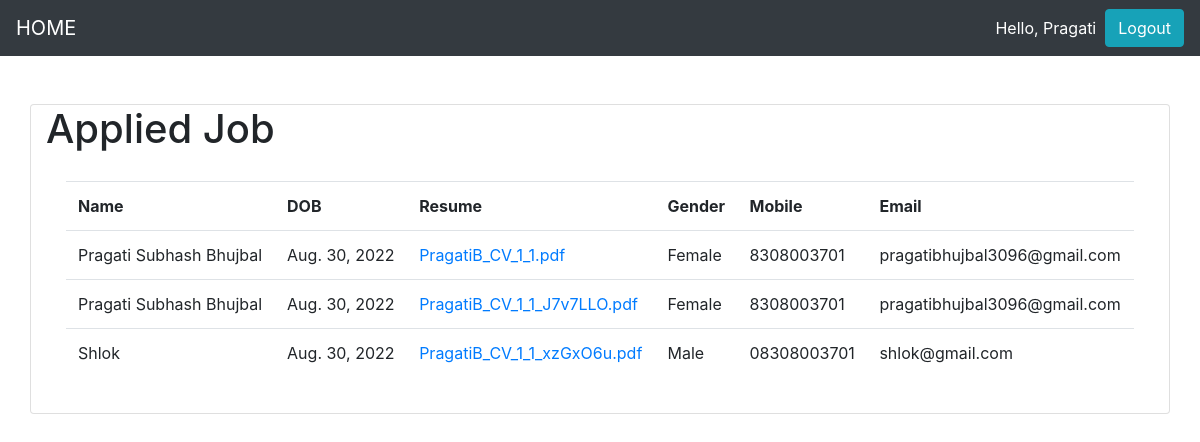
Page / (signed in) on the committed database.
### JobPortal/models.py (models this page shows)
class Candidates(models.Model):
    category=(
        ('Male','male'),
        ('Female','female'),
        ('Other','other'),
    )
    name=models.CharField(max_length=200,null=True)
    dob=models.DateField(null=True)
    gender= models.CharField(max_length=200,null=True,choices=category)
    mobile= models.CharField(max_length=200,null=True)
    email= models.CharField(max_length=200,null=True)
    resume=models.FileField(null=True)
    company=models.ManyToManyField(Company,blank=True)
    def __str__(self):
        return self.name

### JobPortal/views.py (the view)
# urls.py: 2. Add a URL to urlpatterns:  path('', views.home, name='home')
def home(request):
    if request.user.is_authenticated:
        candidates=Candidates.objects.all()#filter(company__name=request.user.username)
        print(candidates)
        context={
            'candidates':candidates,
        }
        print(context)
        return render(request,'hr.html',context)
    else:
        companies=Company.objects.all()
        context={
            'companies':companies,
        }
        return render(request,'Jobseeker.html',context)

### JobPortal/templates/hr.html
{% extends 'main.html' %}
{% load static%}
{% block content %}
<div class="container card">
    <h1>Applied Job</h1>
    <div class="card-body">
        <table class="table table-hover">
            <tr>
                <th>Name</th>
                <th>DOB</th>
                <th>Resume</th>
                <th>Gender</th>
                <th>Mobile</th>
                <th>Email</th>
            </tr>
            {% for c in candidates %}
                <tr>
                    <td>{{c.name}}</td>
                    <td>{{c.dob}}</td>
                    {% if c.resume %}
                    <td><a href='{{c.resume.url}}' download >{{c.resume}}</td></a></td>
                    {% else %}
                    <td>Not submitted</td>
                    {% endif %}
                    <td>{{c.gender}}</td>
                    <td>{{c.mobile}}</td>
                    <td>{{c.email}}</td>
                </tr>
            {% endfor %}
        </table>
    </div>
</div>
{% endblock %}

### JobPortal/templates/navbar.html (shortened to what this page needs)
<head>
  </head>
  <nav class="navbar navbar-expand-lg navbar-dark bg-dark">
      <a class="navbar-brand" href="{% url 'home' %}">HOME</a>
      {% if request.user.is_authenticated %}
      <span class="user">Hello, {{request.user}}  &nbsp;</span>
      <span ><a  class="user btn btn-info" href ="{% url 'logout' %}"> Logout</a></span>
      {% else %}
          <span ><a class="user" href="{% url 'login' %}">Login</a></span>>
          <span ><a class="user" href="{% url 'register' %}">Register</a></span>>
      {% endif  %}
    </nav>

### JobPortal/templates/navbar.html (style rules this page uses)
.user { color:white; text-decoration: none; }

### rows in the picture
Candidates: name "Pragati Subhash Bhujbal", dob "Aug. 30, 2022", resume "PragatiB_CV_1_1.pdf", gender "Female", mobile "8308003701", email "pragatibhujbal3096@gmail.com"
Candidates: name "Pragati Subhash Bhujbal", dob "Aug. 30, 2022", resume "PragatiB_CV_1_1_J7v7LLO.pdf", gender "Female", mobile "8308003701", email "pragatibhujbal3096@gmail.com"
Candidates: name "Shlok", dob "Aug. 30, 2022", resume "PragatiB_CV_1_1_xzGxO6u.pdf", gender "Male", mobile "08308003701", email "shlok@gmail.com"

### other values in the picture
{{ request.user }} "Pragati"
